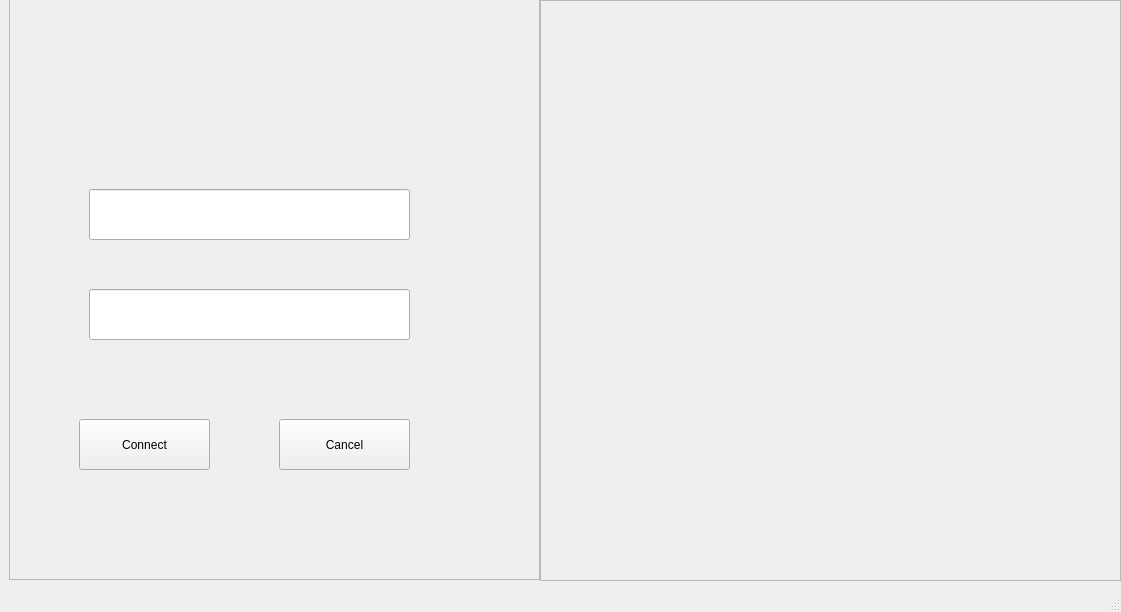
<?xml version="1.0" encoding="UTF-8"?>
<ui version="4.0">
 <class>MainWindow</class>
 <widget class="QMainWindow" name="MainWindow">
  <property name="geometry">
   <rect>
    <x>0</x>
    <y>0</y>
    <width>1121</width>
    <height>612</height>
   </rect>
  </property>
  <property name="windowTitle">
   <string>MainWindow</string>
  </property>
  <widget class="QWidget" name="centralwidget">
   <widget class="QFrame" name="frame">
    <property name="geometry">
     <rect>
      <x>9</x>
      <y>-1</y>
      <width>531</width>
      <height>581</height>
     </rect>
    </property>
    <property name="frameShape">
     <enum>QFrame::StyledPanel</enum>
    </property>
    <property name="frameShadow">
     <enum>QFrame::Raised</enum>
    </property>
    <widget class="QPushButton" name="Connect">
     <property name="geometry">
      <rect>
       <x>70</x>
       <y>420</y>
       <width>131</width>
       <height>51</height>
      </rect>
     </property>
     <property name="text">
      <string>Connect</string>
     </property>
    </widget>
    <widget class="QPushButton" name="Cancel">
     <property name="geometry">
      <rect>
       <x>270</x>
       <y>420</y>
       <width>131</width>
       <height>51</height>
      </rect>
     </property>
     <property name="text">
      <string>Cancel</string>
     </property>
    </widget>
    <widget class="QLineEdit" name="lineEdit">
     <property name="geometry">
      <rect>
       <x>80</x>
       <y>190</y>
       <width>321</width>
       <height>51</height>
      </rect>
     </property>
    </widget>
    <widget class="QLineEdit" name="password">
     <property name="geometry">
      <rect>
       <x>80</x>
       <y>290</y>
       <width>321</width>
       <height>51</height>
      </rect>
     </property>
    </widget>
   </widget>
   <widget class="QFrame" name="frame_2">
    <property name="geometry">
     <rect>
      <x>540</x>
      <y>0</y>
      <width>581</width>
      <height>581</height>
     </rect>
    </property>
    <property name="frameShape">
     <enum>QFrame::StyledPanel</enum>
    </property>
    <property name="frameShadow">
     <enum>QFrame::Raised</enum>
    </property>
   </widget>
  </widget>
  <widget class="QMenuBar" name="menubar">
   <property name="geometry">
    <rect>
     <x>0</x>
     <y>0</y>
     <width>1121</width>
     <height>26</height>
    </rect>
   </property>
  </widget>
  <widget class="QStatusBar" name="statusbar"/>
 </widget>
 <resources/>
 <connections/>
</ui>
